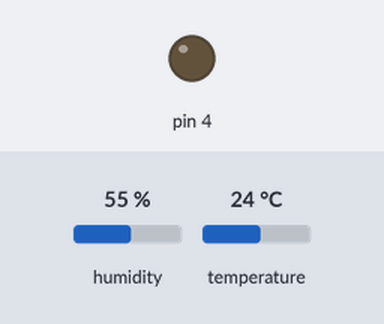
Simulated run of this sketch. Board: Arduino Uno, built with avr-gcc and run on an emulated ATmega328P. Shown: output pins drawn as LEDs (lit = HIGH). The test bench sets the inputs (shaded band); at power-on: humidity 55 %, temperature 24 °C. No radio packets arrive unless stated.

Above: at 29.9 s.
At 57.94 s:
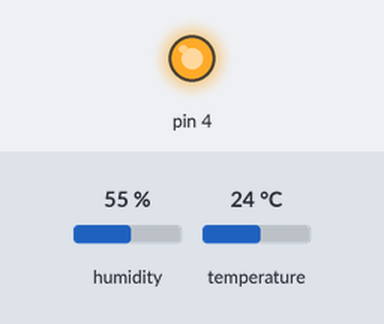
Timing chart, 0 to 74.9 s (numbered marks = the images above):
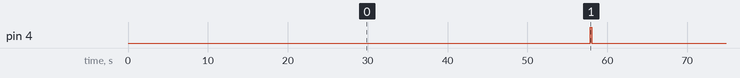

Measured:
- by itself, pin 4: alternates HIGH for 0.20 s and LOW for 55.8 s

The sketch:

otpravka.ino
```cpp
#include <AM2320.h>


#include <Wire.h>
#include <SPI.h>
#include <nRF24L01.h>
#include <RF24.h>
#include <RF24_config.h>
RF24 radio(8,10);
const uint32_t pipe = 111156789; // адрес рабочей трубы;
AM2320 sensor;
int up=900;
void setup() {

pinMode(4, OUTPUT); // объявляем пин 13 как выход
 radio.begin();                // инициализация
  delay(2000);
  radio.setDataRate(RF24_1MBPS); // скорость обмена данными RF24_1MBPS или RF24_2MBPS
  radio.setCRCLength(RF24_CRC_8); // размер контрольной суммы 8 bit или 16 bit
  radio.setPALevel(RF24_PA_MAX); // уровень питания усилителя RF24_PA_MIN, RF24_PA_LOW, RF24_PA_HIGH and RF24_PA_MAX
  radio.setChannel(0x6f);         // установка канала
  radio.setAutoAck(false);       // автоответ
  radio.powerUp();               // включение или пониженное потребление powerDown - powerUp
  radio.stopListening();  //радиоэфир не слушаем, только передача
  radio.openWritingPipe(pipe);   // открыть трубу на отправку
 sensor.begin();
}

void loop() {
  int data[1];

sensor.measure();
int temper= sensor.getTemperature();
data[0]=temper;
radio.write(&data, 1);

if(up==0){

  digitalWrite(4, HIGH);
  up=900;
  delay(200);
  digitalWrite(4, LOW);;
}else{
  up=up-1;
}
}
```
